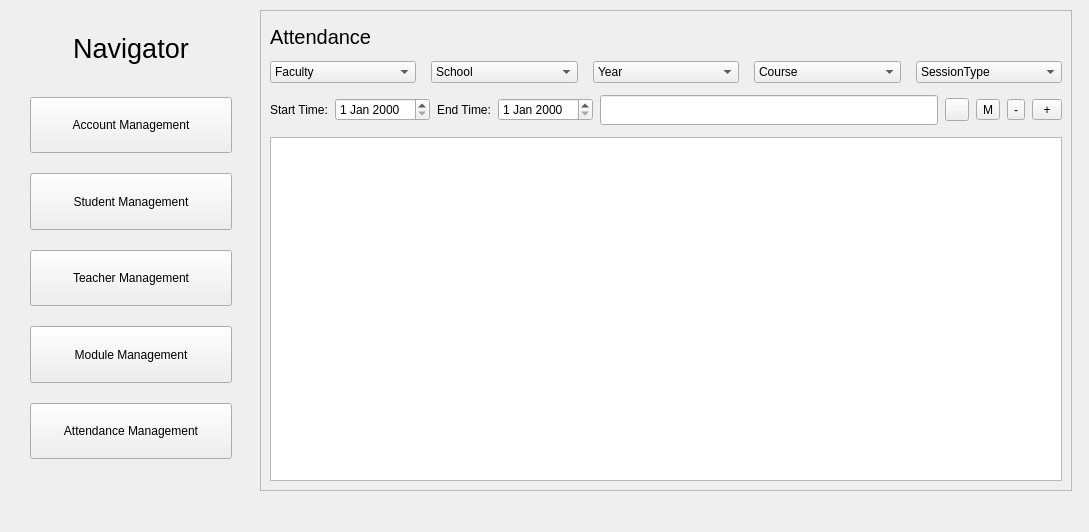
<?xml version="1.0" encoding="UTF-8"?>
<ui version="4.0">
 <class>Form</class>
 <widget class="QWidget" name="Form">
  <property name="geometry">
   <rect>
    <x>0</x>
    <y>0</y>
    <width>1089</width>
    <height>532</height>
   </rect>
  </property>
  <property name="windowTitle">
   <string>Form</string>
  </property>
  <widget class="QStackedWidget" name="stackedWidget">
   <property name="geometry">
    <rect>
     <x>272</x>
     <y>49</y>
     <width>838</width>
     <height>494</height>
    </rect>
   </property>
   <property name="currentIndex">
    <number>4</number>
   </property>
   <widget class="QWidget" name="page_5">
    <layout class="QGridLayout" name="gridLayout_2">
     <property name="horizontalSpacing">
      <number>7</number>
     </property>
     <property name="verticalSpacing">
      <number>30</number>
     </property>
     <item row="0" column="0">
      <widget class="QFrame" name="frame_5">
       <property name="frameShape">
        <enum>QFrame::StyledPanel</enum>
       </property>
       <property name="frameShadow">
        <enum>QFrame::Raised</enum>
       </property>
       <layout class="QGridLayout" name="gridLayout">
        <item row="0" column="0">
         <layout class="QVBoxLayout" name="verticalLayout_2" stretch="2,1,15">
          <item>
           <widget class="QLabel" name="AC_label">
            <property name="font">
             <font>
              <pointsize>15</pointsize>
             </font>
            </property>
            <property name="text">
             <string>Account</string>
            </property>
           </widget>
          </item>
          <item>
           <layout class="QHBoxLayout" name="horizontalLayout">
            <property name="spacing">
             <number>15</number>
            </property>
            <property name="leftMargin">
             <number>10</number>
            </property>
            <property name="rightMargin">
             <number>10</number>
            </property>
            <item>
             <widget class="QComboBox" name="ACcomboBox1">
              <item>
               <property name="text">
                <string>UserType</string>
               </property>
              </item>
             </widget>
            </item>
            <item>
             <widget class="QComboBox" name="ACcomboBox2">
              <item>
               <property name="text">
                <string>Faculty</string>
               </property>
              </item>
             </widget>
            </item>
            <item>
             <widget class="QComboBox" name="ACcomboBox3">
              <item>
               <property name="text">
                <string>School</string>
               </property>
              </item>
             </widget>
            </item>
            <item>
             <layout class="QHBoxLayout" name="horizontalLayout_10">
              <property name="topMargin">
               <number>5</number>
              </property>
              <property name="bottomMargin">
               <number>5</number>
              </property>
              <item>
               <widget class="QLineEdit" name="ACsearch_lineEdit">
                <property name="sizePolicy">
                 <sizepolicy hsizetype="Expanding" vsizetype="MinimumExpanding">
                  <horstretch>0</horstretch>
                  <verstretch>0</verstretch>
                 </sizepolicy>
                </property>
                <property name="minimumSize">
                 <size>
                  <width>30</width>
                  <height>30</height>
                 </size>
                </property>
               </widget>
              </item>
              <item>
               <widget class="QToolButton" name="ACsearch_toolButton">
                <property name="styleSheet">
                 <string notr="true">border-image:url(:/all/images/searchIcon.png)</string>
                </property>
                <property name="text">
                 <string/>
                </property>
               </widget>
              </item>
             </layout>
            </item>
            <item>
             <widget class="QToolButton" name="ACmodify_toolButton">
              <property name="text">
               <string>M</string>
              </property>
             </widget>
            </item>
            <item>
             <widget class="QToolButton" name="ACdelete_toolButton">
              <property name="text">
               <string>-</string>
              </property>
             </widget>
            </item>
            <item>
             <widget class="QToolButton" name="ACadd_toolButton">
              <property name="sizePolicy">
               <sizepolicy hsizetype="Maximum" vsizetype="Maximum">
                <horstretch>0</horstretch>
                <verstretch>0</verstretch>
               </sizepolicy>
              </property>
              <property name="minimumSize">
               <size>
                <width>30</width>
                <height>20</height>
               </size>
              </property>
              <property name="maximumSize">
               <size>
                <width>31</width>
                <height>21</height>
               </size>
              </property>
              <property name="font">
               <font>
                <pointsize>9</pointsize>
               </font>
              </property>
              <property name="text">
               <string>+</string>
              </property>
             </widget>
            </item>
           </layout>
          </item>
          <item>
           <widget class="QTableView" name="tableView"/>
          </item>
         </layout>
        </item>
       </layout>
      </widget>
     </item>
    </layout>
   </widget>
   <widget class="QWidget" name="page">
    <layout class="QGridLayout" name="gridLayout_5">
     <item row="0" column="0">
      <widget class="QFrame" name="frame_6">
       <property name="frameShape">
        <enum>QFrame::StyledPanel</enum>
       </property>
       <property name="frameShadow">
        <enum>QFrame::Raised</enum>
       </property>
       <layout class="QGridLayout" name="gridLayout_4">
        <item row="0" column="0">
         <layout class="QVBoxLayout" name="verticalLayout_3" stretch="2,1,15">
          <item>
           <widget class="QLabel" name="Stu_label">
            <property name="font">
             <font>
              <pointsize>15</pointsize>
             </font>
            </property>
            <property name="text">
             <string>Student</string>
            </property>
           </widget>
          </item>
          <item>
           <layout class="QHBoxLayout" name="horizontalLayout_2">
            <property name="spacing">
             <number>15</number>
            </property>
            <property name="leftMargin">
             <number>10</number>
            </property>
            <property name="rightMargin">
             <number>10</number>
            </property>
            <item>
             <widget class="QComboBox" name="Stu_comboBox1">
              <item>
               <property name="text">
                <string>Faculty</string>
               </property>
              </item>
             </widget>
            </item>
            <item>
             <widget class="QComboBox" name="Stu_comboBox2">
              <item>
               <property name="text">
                <string>School</string>
               </property>
              </item>
             </widget>
            </item>
            <item>
             <widget class="QComboBox" name="Stu_comboBox3">
              <item>
               <property name="text">
                <string>Year</string>
               </property>
              </item>
             </widget>
            </item>
            <item>
             <layout class="QHBoxLayout" name="horizontalLayout_11">
              <property name="topMargin">
               <number>5</number>
              </property>
              <property name="bottomMargin">
               <number>5</number>
              </property>
              <item>
               <widget class="QLineEdit" name="Stu_lineEdit">
                <property name="sizePolicy">
                 <sizepolicy hsizetype="Expanding" vsizetype="MinimumExpanding">
                  <horstretch>0</horstretch>
                  <verstretch>0</verstretch>
                 </sizepolicy>
                </property>
                <property name="minimumSize">
                 <size>
                  <width>30</width>
                  <height>30</height>
                 </size>
                </property>
               </widget>
              </item>
              <item>
               <widget class="QToolButton" name="Stu_toolButton">
                <property name="styleSheet">
                 <string notr="true">border-image:url(:/all/images/searchIcon.png)</string>
                </property>
                <property name="text">
                 <string/>
                </property>
               </widget>
              </item>
             </layout>
            </item>
            <item>
             <widget class="QToolButton" name="STUModify_toolButton">
              <property name="text">
               <string>M</string>
              </property>
             </widget>
            </item>
            <item>
             <widget class="QToolButton" name="STUdelete_toolButton">
              <property name="text">
               <string>-</string>
              </property>
             </widget>
            </item>
            <item>
             <widget class="QToolButton" name="STUadd_toolButton">
              <property name="sizePolicy">
               <sizepolicy hsizetype="Maximum" vsizetype="Maximum">
                <horstretch>0</horstretch>
                <verstretch>0</verstretch>
               </sizepolicy>
              </property>
              <property name="minimumSize">
               <size>
                <width>30</width>
                <height>20</height>
               </size>
              </property>
              <property name="maximumSize">
               <size>
                <width>31</width>
                <height>21</height>
               </size>
              </property>
              <property name="font">
               <font>
                <pointsize>9</pointsize>
               </font>
              </property>
              <property name="text">
               <string>+</string>
              </property>
             </widget>
            </item>
           </layout>
          </item>
          <item>
           <widget class="QTableView" name="tableView_2"/>
          </item>
         </layout>
        </item>
       </layout>
      </widget>
     </item>
    </layout>
   </widget>
   <widget class="QWidget" name="page_2">
    <layout class="QGridLayout" name="gridLayout_7">
     <item row="0" column="0">
      <widget class="QFrame" name="frame_7">
       <property name="frameShape">
        <enum>QFrame::StyledPanel</enum>
       </property>
       <property name="frameShadow">
        <enum>QFrame::Raised</enum>
       </property>
       <layout class="QGridLayout" name="gridLayout_6">
        <item row="0" column="0">
         <layout class="QVBoxLayout" name="verticalLayout_4" stretch="2,1,15">
          <item>
           <widget class="QLabel" name="teacher_label">
            <property name="font">
             <font>
              <pointsize>15</pointsize>
             </font>
            </property>
            <property name="text">
             <string>Teacher</string>
            </property>
           </widget>
          </item>
          <item>
           <layout class="QHBoxLayout" name="horizontalLayout_3">
            <property name="spacing">
             <number>15</number>
            </property>
            <property name="leftMargin">
             <number>10</number>
            </property>
            <property name="rightMargin">
             <number>10</number>
            </property>
            <item>
             <widget class="QComboBox" name="Tea_comboBox1">
              <item>
               <property name="text">
                <string>Faculty</string>
               </property>
              </item>
             </widget>
            </item>
            <item>
             <widget class="QComboBox" name="Tea_comboBox2">
              <item>
               <property name="text">
                <string>School</string>
               </property>
              </item>
             </widget>
            </item>
            <item>
             <widget class="QComboBox" name="Tea_comboBox3">
              <item>
               <property name="text">
                <string>Type</string>
               </property>
              </item>
             </widget>
            </item>
            <item>
             <layout class="QHBoxLayout" name="horizontalLayout_12">
              <property name="topMargin">
               <number>5</number>
              </property>
              <property name="bottomMargin">
               <number>5</number>
              </property>
              <item>
               <widget class="QLineEdit" name="TEAsearch_lineEdit">
                <property name="sizePolicy">
                 <sizepolicy hsizetype="Expanding" vsizetype="MinimumExpanding">
                  <horstretch>0</horstretch>
                  <verstretch>0</verstretch>
                 </sizepolicy>
                </property>
                <property name="minimumSize">
                 <size>
                  <width>30</width>
                  <height>30</height>
                 </size>
                </property>
               </widget>
              </item>
              <item>
               <widget class="QToolButton" name="TEAsearch_toolButton">
                <property name="styleSheet">
                 <string notr="true">border-image:url(:/all/images/searchIcon.png)</string>
                </property>
                <property name="text">
                 <string/>
                </property>
               </widget>
              </item>
             </layout>
            </item>
            <item>
             <widget class="QToolButton" name="TEAmodify_toolButton">
              <property name="text">
               <string>M</string>
              </property>
             </widget>
            </item>
            <item>
             <widget class="QToolButton" name="TEAdelete_toolButton">
              <property name="text">
               <string>-</string>
              </property>
             </widget>
            </item>
            <item>
             <widget class="QToolButton" name="TEAadd_toolButton">
              <property name="sizePolicy">
               <sizepolicy hsizetype="Maximum" vsizetype="Maximum">
                <horstretch>0</horstretch>
                <verstretch>0</verstretch>
               </sizepolicy>
              </property>
              <property name="minimumSize">
               <size>
                <width>30</width>
                <height>20</height>
               </size>
              </property>
              <property name="maximumSize">
               <size>
                <width>31</width>
                <height>21</height>
               </size>
              </property>
              <property name="font">
               <font>
                <pointsize>9</pointsize>
               </font>
              </property>
              <property name="text">
               <string>+</string>
              </property>
             </widget>
            </item>
           </layout>
          </item>
          <item>
           <widget class="QTableView" name="tableView_3"/>
          </item>
         </layout>
        </item>
       </layout>
      </widget>
     </item>
    </layout>
   </widget>
   <widget class="QWidget" name="page_3">
    <layout class="QGridLayout" name="gridLayout_9">
     <item row="0" column="0">
      <widget class="QFrame" name="frame_8">
       <property name="frameShape">
        <enum>QFrame::StyledPanel</enum>
       </property>
       <property name="frameShadow">
        <enum>QFrame::Raised</enum>
       </property>
       <layout class="QGridLayout" name="gridLayout_8">
        <item row="0" column="0">
         <layout class="QVBoxLayout" name="verticalLayout_5" stretch="2,1,15">
          <item>
           <widget class="QLabel" name="module_label">
            <property name="font">
             <font>
              <pointsize>15</pointsize>
             </font>
            </property>
            <property name="text">
             <string>Module</string>
            </property>
           </widget>
          </item>
          <item>
           <layout class="QHBoxLayout" name="horizontalLayout_4">
            <property name="spacing">
             <number>15</number>
            </property>
            <property name="leftMargin">
             <number>10</number>
            </property>
            <property name="rightMargin">
             <number>10</number>
            </property>
            <item>
             <widget class="QComboBox" name="Module_comboBox1">
              <item>
               <property name="text">
                <string>Faculty</string>
               </property>
              </item>
             </widget>
            </item>
            <item>
             <widget class="QComboBox" name="Module_comboBox2">
              <item>
               <property name="text">
                <string>School</string>
               </property>
              </item>
             </widget>
            </item>
            <item>
             <widget class="QComboBox" name="Module_comboBox3">
              <item>
               <property name="text">
                <string>Year</string>
               </property>
              </item>
             </widget>
            </item>
            <item>
             <layout class="QHBoxLayout" name="horizontalLayout_13">
              <property name="topMargin">
               <number>5</number>
              </property>
              <property name="bottomMargin">
               <number>5</number>
              </property>
              <item>
               <widget class="QLineEdit" name="TEAsearch_lineEdit_2">
                <property name="sizePolicy">
                 <sizepolicy hsizetype="Expanding" vsizetype="MinimumExpanding">
                  <horstretch>0</horstretch>
                  <verstretch>0</verstretch>
                 </sizepolicy>
                </property>
                <property name="minimumSize">
                 <size>
                  <width>30</width>
                  <height>30</height>
                 </size>
                </property>
               </widget>
              </item>
              <item>
               <widget class="QToolButton" name="TEAsearch_toolButton_2">
                <property name="styleSheet">
                 <string notr="true">border-image:url(:/all/images/searchIcon.png)</string>
                </property>
                <property name="text">
                 <string/>
                </property>
               </widget>
              </item>
             </layout>
            </item>
            <item>
             <widget class="QToolButton" name="TEAmodify_toolButton_2">
              <property name="text">
               <string>M</string>
              </property>
             </widget>
            </item>
            <item>
             <widget class="QToolButton" name="TEAdelete_toolButton_2">
              <property name="text">
               <string>-</string>
              </property>
             </widget>
            </item>
            <item>
             <widget class="QToolButton" name="TEAadd_toolButton_2">
              <property name="sizePolicy">
               <sizepolicy hsizetype="Maximum" vsizetype="Maximum">
                <horstretch>0</horstretch>
                <verstretch>0</verstretch>
               </sizepolicy>
              </property>
              <property name="minimumSize">
               <size>
                <width>30</width>
                <height>20</height>
               </size>
              </property>
              <property name="maximumSize">
               <size>
                <width>31</width>
                <height>21</height>
               </size>
              </property>
              <property name="font">
               <font>
                <pointsize>9</pointsize>
               </font>
              </property>
              <property name="text">
               <string>+</string>
              </property>
             </widget>
            </item>
           </layout>
          </item>
          <item>
           <widget class="QTableView" name="tableView_4"/>
          </item>
         </layout>
        </item>
       </layout>
      </widget>
     </item>
    </layout>
   </widget>
   <widget class="QWidget" name="page_4">
    <layout class="QGridLayout" name="gridLayout_11">
     <property name="topMargin">
      <number>0</number>
     </property>
    </layout>
   </widget>
  </widget>
  <widget class="QWidget" name="layoutWidget">
   <property name="geometry">
    <rect>
     <x>30</x>
     <y>20</y>
     <width>202</width>
     <height>461</height>
    </rect>
   </property>
   <layout class="QVBoxLayout" name="verticalLayout">
    <property name="spacing">
     <number>20</number>
    </property>
    <property name="bottomMargin">
     <number>22</number>
    </property>
    <item>
     <widget class="QLabel" name="navigator_label">
      <property name="sizePolicy">
       <sizepolicy hsizetype="Preferred" vsizetype="Expanding">
        <horstretch>0</horstretch>
        <verstretch>0</verstretch>
       </sizepolicy>
      </property>
      <property name="font">
       <font>
        <pointsize>20</pointsize>
       </font>
      </property>
      <property name="text">
       <string>Navigator</string>
      </property>
      <property name="alignment">
       <set>Qt::AlignCenter</set>
      </property>
     </widget>
    </item>
    <item>
     <widget class="QPushButton" name="account_pushButton">
      <property name="sizePolicy">
       <sizepolicy hsizetype="Minimum" vsizetype="Expanding">
        <horstretch>0</horstretch>
        <verstretch>0</verstretch>
       </sizepolicy>
      </property>
      <property name="text">
       <string>Account Management</string>
      </property>
     </widget>
    </item>
    <item>
     <widget class="QPushButton" name="student_pushButton">
      <property name="sizePolicy">
       <sizepolicy hsizetype="Minimum" vsizetype="Expanding">
        <horstretch>0</horstretch>
        <verstretch>0</verstretch>
       </sizepolicy>
      </property>
      <property name="text">
       <string>Student Management</string>
      </property>
     </widget>
    </item>
    <item>
     <widget class="QPushButton" name="teacher_pushButton">
      <property name="sizePolicy">
       <sizepolicy hsizetype="Minimum" vsizetype="Expanding">
        <horstretch>0</horstretch>
        <verstretch>0</verstretch>
       </sizepolicy>
      </property>
      <property name="text">
       <string>Teacher Management</string>
      </property>
     </widget>
    </item>
    <item>
     <widget class="QPushButton" name="module_pushButton">
      <property name="sizePolicy">
       <sizepolicy hsizetype="Minimum" vsizetype="Expanding">
        <horstretch>0</horstretch>
        <verstretch>0</verstretch>
       </sizepolicy>
      </property>
      <property name="text">
       <string>Module Management</string>
      </property>
     </widget>
    </item>
    <item>
     <widget class="QPushButton" name="attendance_pushButton">
      <property name="sizePolicy">
       <sizepolicy hsizetype="Minimum" vsizetype="Expanding">
        <horstretch>0</horstretch>
        <verstretch>0</verstretch>
       </sizepolicy>
      </property>
      <property name="text">
       <string>Attendance Management</string>
      </property>
     </widget>
    </item>
   </layout>
  </widget>
  <widget class="QFrame" name="frame_9">
   <property name="geometry">
    <rect>
     <x>260</x>
     <y>10</y>
     <width>812</width>
     <height>481</height>
    </rect>
   </property>
   <property name="frameShape">
    <enum>QFrame::StyledPanel</enum>
   </property>
   <property name="frameShadow">
    <enum>QFrame::Raised</enum>
   </property>
   <layout class="QGridLayout" name="gridLayout_10">
    <item row="0" column="0">
     <layout class="QVBoxLayout" name="verticalLayout_6" stretch="5,2,1,50">
      <property name="spacing">
       <number>7</number>
      </property>
      <item>
       <widget class="QLabel" name="attendence_label">
        <property name="font">
         <font>
          <pointsize>15</pointsize>
         </font>
        </property>
        <property name="text">
         <string>Attendance</string>
        </property>
       </widget>
      </item>
      <item>
       <layout class="QHBoxLayout" name="horizontalLayout_5">
        <property name="spacing">
         <number>15</number>
        </property>
        <property name="leftMargin">
         <number>0</number>
        </property>
        <property name="rightMargin">
         <number>0</number>
        </property>
        <item>
         <widget class="QComboBox" name="Att_comboBox1">
          <item>
           <property name="text">
            <string>Faculty</string>
           </property>
          </item>
         </widget>
        </item>
        <item>
         <widget class="QComboBox" name="Att_comboBox2">
          <item>
           <property name="text">
            <string>School</string>
           </property>
          </item>
         </widget>
        </item>
        <item>
         <widget class="QComboBox" name="Att_comboBox3">
          <item>
           <property name="text">
            <string>Year</string>
           </property>
          </item>
         </widget>
        </item>
        <item>
         <widget class="QComboBox" name="Att_comboBox4">
          <item>
           <property name="text">
            <string>Course</string>
           </property>
          </item>
         </widget>
        </item>
        <item>
         <widget class="QComboBox" name="Att_comboBox5">
          <item>
           <property name="text">
            <string>SessionType</string>
           </property>
          </item>
         </widget>
        </item>
       </layout>
      </item>
      <item>
       <layout class="QHBoxLayout" name="horizontalLayout_8" stretch="0,0,0,0,0,0">
        <property name="leftMargin">
         <number>0</number>
        </property>
        <item>
         <layout class="QHBoxLayout" name="horizontalLayout_6">
          <item>
           <widget class="QLabel" name="label_6">
            <property name="text">
             <string>Start Time:</string>
            </property>
           </widget>
          </item>
          <item>
           <widget class="QDateEdit" name="att_dateEdit1"/>
          </item>
         </layout>
        </item>
        <item>
         <layout class="QHBoxLayout" name="horizontalLayout_7">
          <item>
           <widget class="QLabel" name="label_7">
            <property name="text">
             <string>End Time:</string>
            </property>
           </widget>
          </item>
          <item>
           <widget class="QDateEdit" name="Att_dateEdit2"/>
          </item>
         </layout>
        </item>
        <item>
         <layout class="QHBoxLayout" name="horizontalLayout_15">
          <property name="topMargin">
           <number>5</number>
          </property>
          <property name="bottomMargin">
           <number>5</number>
          </property>
          <item>
           <widget class="QLineEdit" name="ATTsearch_lineEdit">
            <property name="sizePolicy">
             <sizepolicy hsizetype="Expanding" vsizetype="MinimumExpanding">
              <horstretch>0</horstretch>
              <verstretch>0</verstretch>
             </sizepolicy>
            </property>
            <property name="minimumSize">
             <size>
              <width>30</width>
              <height>30</height>
             </size>
            </property>
           </widget>
          </item>
          <item>
           <widget class="QToolButton" name="Attsearch_toolButton">
            <property name="styleSheet">
             <string notr="true">border-image:url(:/all/images/searchIcon.png)</string>
            </property>
            <property name="text">
             <string/>
            </property>
           </widget>
          </item>
         </layout>
        </item>
        <item>
         <widget class="QToolButton" name="ATTmodify_toolButton">
          <property name="text">
           <string>M</string>
          </property>
         </widget>
        </item>
        <item>
         <widget class="QToolButton" name="ATTdelete_toolButton">
          <property name="text">
           <string>-</string>
          </property>
         </widget>
        </item>
        <item>
         <widget class="QToolButton" name="ATTadd_toolButton">
          <property name="sizePolicy">
           <sizepolicy hsizetype="Maximum" vsizetype="Maximum">
            <horstretch>0</horstretch>
            <verstretch>0</verstretch>
           </sizepolicy>
          </property>
          <property name="minimumSize">
           <size>
            <width>30</width>
            <height>20</height>
           </size>
          </property>
          <property name="maximumSize">
           <size>
            <width>31</width>
            <height>21</height>
           </size>
          </property>
          <property name="font">
           <font>
            <pointsize>9</pointsize>
           </font>
          </property>
          <property name="text">
           <string>+</string>
          </property>
         </widget>
        </item>
       </layout>
      </item>
      <item>
       <widget class="QTableView" name="tableView_5"/>
      </item>
     </layout>
    </item>
   </layout>
  </widget>
 </widget>
 <resources/>
 <connections/>
</ui>
